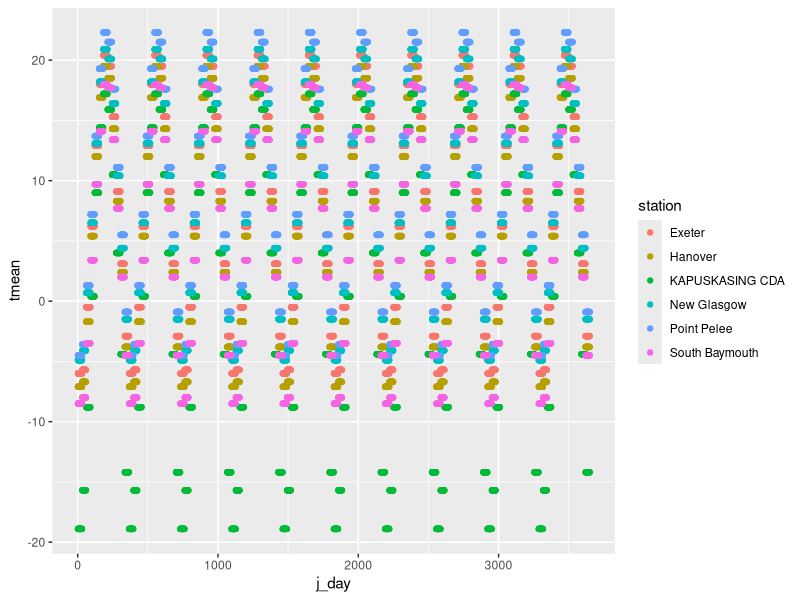

The R source for this figure:
# quick hacky script to prepare the weather inputs for reproducing fig7

library(tidyverse)
library(lubridate)

# I selected 6 stations in Ontario from Ogden Table 2, across a range of 
# latitudes/mean DD > 0. 
# Point Pelee, New Glasgow, Exeter, Hanover, South Baymouth, Kapuskasing CDA

n_locations <- 6

fig7 <-  read_csv(
  'inputs/2021-04-04_Ogden/make_ogden_fig7/all_normals.csv') %>% 
  mutate(
    date = ymd(paste("1990", rep(seq(1, 12), n_locations), "01", sep = "-")),
    month = (month(date)), 
  )


days_of_year <- tibble(
  date = seq(from = min(as.Date(fig7$date)),
             to = ceiling_date(max(as.Date(fig7$date)), "month") - days(1),
             by = "1 days"),
  month = (month(date)))

fig7 <- fig7 %>% select(-c(date))

ogden_weather <- full_join(
  days_of_year, fig7, by = "month") %>% 
  arrange(station) %>% 
  mutate(j_day = rep(seq(1:365), n_locations)) %>% 
  select(-c(month, date))

years <- 10
ogden_weather_long <- tibble(
  station = rep(ogden_weather$station, years),
  tmean = rep(ogden_weather$daily_avg_temp, years)) %>% 
  arrange(station) %>% 
  mutate(j_day = rep(seq(1, 365 * years), n_locations))

ogden_weather_long %>% 
  ggplot(aes(x = j_day, y = tmean, color = station)) + 
  geom_point()

station_names <- str_replace_all(str_to_lower(unique(ogden_weather_long$station)), ' ', '_')

for (i in station_names) {
  write_csv(filter(ogden_weather_long, station == i), 
          str_c('inputs/2021-04-04_Ogden/make_ogden_fig7/weather_', i, '.csv'))
}

  
